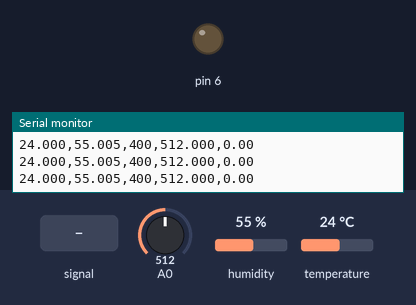
Bench run of a sketch on a simulated Arduino Uno, built with avr-gcc and run on an emulated ATmega328P. Shown: output pins drawn as LEDs (lit = HIGH), the last lines printed to the serial monitor. Wiring (inferred from the names in the program): HTU21/Si7021 sensor at I2C address 0x40. The test bench sets the inputs (shaded band); at power-on: A0 = 512, humidity 55 %, temperature 24 °C.

Above: at 1.2 s.
1.3 s: A0 fed a 2 Hz sine of ±306 counts around its level
At 1.6 s:
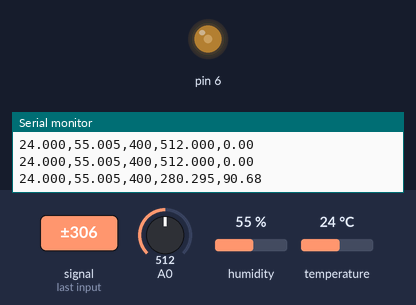
4.3 s: A0 set to 390
7.3 s: A0 set to 122
At 7.61 s:
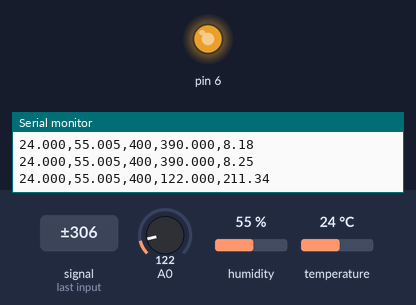
10.3 s: A0 set to 511
Timing chart, 0 to 12.9 s (numbered marks = the images above; inputs shaded):
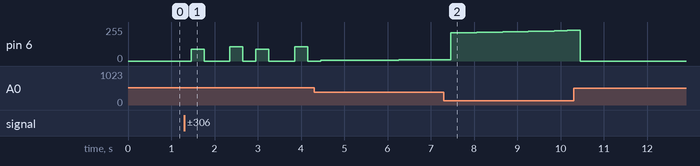

The sketch:

_25C.ino
```cpp
#include "PID_v1.h"

/*
The following Si7021 "Weather" code was adapted from Sparkfun's library.
See https://github.com/sparkfun/Si7021_Breakout/tree/master/Libraries
*/

/*
 SparkFun Si7021 Temperature and Humidity Breakout
 By: Joel Bartlett
 SparkFun Electronics
 Date: December 10, 2015

 This is an Arduino library for the Si7021 Temperature and Humidity Sensor Breakout

 This library is based on the following libraries:
 HTU21D Temperature / Humidity Sensor Library
 By: Nathan Seidle
 https://github.com/sparkfun/HTU21D_Breakout/tree/master/Libraries
 Arduino Si7010 relative humidity + temperature sensor
 By: Jakub Kaminski, 2014
 https://github.com/teoqba/ADDRESS
 This Library is free software: you can redistribute it and/or modify
 it under the terms of the GNU General Public License as published by
 the Free Software Foundation, either version 3 of the License, or
 (at your option) any later version.
 This Library is distributed in the hope that it will be useful,
 but WITHOUT ANY WARRANTY; without even the implied warranty of
 MERCHANTABILITY or FITNESS FOR A PARTICULAR PURPOSE.  See the
 GNU General Public License for more details.
 For a copy of the GNU General Public License, see
 <http://www.gnu.org/licenses/>.
 */

#ifndef SparkFun_Si7021_Breakout_Library_h
#define SparkFun_Si7021_Breakout_Library_h

#include <Arduino.h>

/****************Si7021 & HTU21D Definitions***************************/

#define ADDRESS      0x40

#define TEMP_MEASURE_HOLD  0xE3
#define HUMD_MEASURE_HOLD  0xE5
#define TEMP_MEASURE_NOHOLD  0xF3
#define HUMD_MEASURE_NOHOLD  0xF5
#define TEMP_PREV   0xE0

#define WRITE_USER_REG  0xE6
#define READ_USER_REG  0xE7
#define SOFT_RESET  0xFE

#define HTRE        0x02
#define _BV(bit) (1 << (bit))

#define CRC_POLY 0x988000 // Shifted Polynomial for CRC check

// Error codes
#define I2C_TIMEOUT   998
#define BAD_CRC   999


/****************Si7021 & HTU21D Class**************************************/
class Weather
{
public:
  // Constructor
  Weather();

  bool  begin();

  // Si7021 & HTU21D Public Functions
  float getRH();
  float readTemp();
  float getTemp();
  float readTempF();
  float getTempF();
  void  heaterOn();
  void  heaterOff();
  void  changeResolution(uint8_t i);
  void  reset();
  uint8_t  checkID();


private:
  //Si7021 & HTU21D Private Functions
  uint16_t makeMeasurment(uint8_t command);
  void     writeReg(uint8_t value);
  uint8_t  readReg();
};

#endif

/*
 SparkFun Si7021 Temperature and HUmidity Breakout
 By: Joel Bartlett
 SparkFun Electronics
 Date: December 10, 2015

 This is an Arduino library for the Si7021 Temperature and Humidity Sensor Breakout

 This library is based on the following libraries:
 HTU21D Temperature / Humidity Sensor Library
 By: Nathan Seidle
 https://github.com/sparkfun/HTU21D_Breakout/tree/master/Libraries
 Arduino Si7010 relative humidity + temperature sensor
 By: Jakub Kaminski, 2014
 https://github.com/teoqba/ADDRESS
 This Library is free software: you can redistribute it and/or modify
 it under the terms of the GNU General Public License as published by
 the Free Software Foundation, either version 3 of the License, or
 (at your option) any later version.
 This Library is distributed in the hope that it will be useful,
 but WITHOUT ANY WARRANTY; without even the implied warranty of
 MERCHANTABILITY or FITNESS FOR A PARTICULAR PURPOSE.  See the
 GNU General Public License for more details.
 For a copy of the GNU General Public License, see
 <http://www.gnu.org/licenses/>.
 */

//#if defined(ARDUINO)
#include "Wire.h"
//#include "SparkFun_Si7021_Breakout_Library.h"
//#elif defined(SPARK)
//#include "SparkFun_Si7021_Breakout_Library/SparkFun_Si7021_Breakout_Library.h"
//#endif


 //Initialize
 Weather::Weather(){}

 bool Weather::begin(void)
{
  Wire.begin();

  uint8_t ID_Temp_Hum = checkID();

  int x = 0;

  if(ID_Temp_Hum == 0x15)//Ping CheckID register
    x = 1;
  else if(ID_Temp_Hum == 0x32)
    x = 2;
  else
    x = 0;

  if(x == 1)
  {
//    Serial.println("Si7021 Found");
    //Serial.println(ID_Temp_Hum, HEX);
  }
  else if(x == 2)
  {
//    Serial.println("HTU21D Found");
    //Serial.println(ID_Temp_Hum, HEX);
  }
  else
  {
//    Serial.println("No Devices Detected");
    //Serial.println(ID_Temp_Hum, HEX);
  }
}

/****************Si7021 & HTU21D Functions**************************************/


float Weather::getRH()
{
  // Measure the relative humidity
  uint16_t RH_Code = makeMeasurment(HUMD_MEASURE_NOHOLD);
  float result = (125.0*RH_Code/65536)-6;
  return result;
}

float Weather::readTemp()
{
  // Read temperature from previous RH measurement.
  uint16_t temp_Code = makeMeasurment(TEMP_PREV);
  float result = (175.72*temp_Code/65536)-46.85;
  return result;
}

float Weather::getTemp()
{
  // Measure temperature
  uint16_t temp_Code = makeMeasurment(TEMP_MEASURE_NOHOLD);
  float result = (175.72*temp_Code/65536)-46.85;
  return result;
}
//Give me temperature in fahrenheit!
float Weather::readTempF()
{
  return((readTemp() * 1.8) + 32.0); // Convert celsius to fahrenheit
}

float Weather::getTempF()
{
  return((getTemp() * 1.8) + 32.0); // Convert celsius to fahrenheit
}


void Weather::heaterOn()
{
  // Turns on the ADDRESS heater
  uint8_t regVal = readReg();
  regVal |= _BV(HTRE);
  //turn on the heater
  writeReg(regVal);
}

void Weather::heaterOff()
{
  // Turns off the ADDRESS heater
  uint8_t regVal = readReg();
  regVal &= ~_BV(HTRE);
  writeReg(regVal);
}

void Weather::changeResolution(uint8_t i)
{
  // Changes to resolution of ADDRESS measurements.
  // Set i to:
  //      RH         Temp
  // 0: 12 bit       14 bit (default)
  // 1:  8 bit       12 bit
  // 2: 10 bit       13 bit
  // 3: 11 bit       11 bit

  uint8_t regVal = readReg();
  // zero resolution bits
  regVal &= 0b011111110;
  switch (i) {
    case 1:
      regVal |= 0b00000001;
      break;
    case 2:
      regVal |= 0b10000000;
      break;
    case 3:
      regVal |= 0b10000001;
    default:
      regVal |= 0b00000000;
      break;
  }
  // write new resolution settings to the register
  writeReg(regVal);
}

void Weather::reset()
{
  //Reset user resister
  writeReg(SOFT_RESET);
}

uint8_t Weather::checkID()
{
  uint8_t ID_1;

  // Check device ID
  Wire.beginTransmission(ADDRESS);
  Wire.write(0xFC);
  Wire.write(0xC9);
  Wire.endTransmission();

    Wire.requestFrom(ADDRESS,1);

    ID_1 = Wire.read();

    return(ID_1);
}

uint16_t Weather::makeMeasurment(uint8_t command)
{
  // Take one ADDRESS measurement given by command.
  // It can be either temperature or relative humidity
  // TODO: implement checksum checking

  uint16_t nBytes = 3;
  // if we are only reading old temperature, read olny msb and lsb
  if (command == 0xE0) nBytes = 2;

  Wire.beginTransmission(ADDRESS);
  Wire.write(command);
  Wire.endTransmission();
  // When not using clock stretching (*_NOHOLD commands) delay here
  // is needed to wait for the measurement.
  // According to datasheet the max. conversion time is ~22ms
   delay(100);

  Wire.requestFrom(ADDRESS,nBytes);
  if(Wire.available() != nBytes)
    return 100;

  unsigned int msb = Wire.read();
  unsigned int lsb = Wire.read();
  // Clear the last to bits of LSB to 00.
  // According to datasheet LSB of RH is always xxxxxx10
  lsb &= 0xFC;
  unsigned int mesurment = msb << 8 | lsb;

  return mesurment;
}

void Weather::writeReg(uint8_t value)
{
  // Write to user register on ADDRESS
  Wire.beginTransmission(ADDRESS);
  Wire.write(WRITE_USER_REG);
  Wire.write(value);
  Wire.endTransmission();
}

uint8_t Weather::readReg()
{
  // Read from user register on ADDRESS
  Wire.beginTransmission(ADDRESS);
  Wire.write(READ_USER_REG);
  Wire.endTransmission();
  Wire.requestFrom(ADDRESS,1);
  uint8_t regVal = Wire.read();
  return regVal;
}

// -------------------------

// "main"

double kp = 0.75;
double ki = 0.075;
double kd = 0;

double input;
double output;
double setpoint = 400;

PID myPID(&input, &output, &setpoint, kp, ki, kd, DIRECT);

uint32_t time;
uint32_t start;
uint32_t next_loop_start = 0;
uint16_t loop_period = 300; // in ms

Weather si7021;

void setup() {
  // Tie the 3.3V pin to the AREF pin for a slightly cleaner AREF.
  // Thanks to https://learn.adafruit.com/thermistor/using-a-thermistor
  analogReference(EXTERNAL);

  pinMode(6, OUTPUT);
  pinMode(A0, INPUT);
  Serial.begin(9600); // 9600 8N1

  si7021.begin();

  myPID.SetMode(AUTOMATIC);

  // print the csv header
  Serial.println("si7021_c,si7021_h,set,input,output");
}

void loop() {

  float humidity = si7021.getRH();
  float temp_c = si7021.getTemp();

  uint32_t accumulator = 0;
  uint16_t samples = 512;
  for (uint16_t i = 0; i < samples; i++) {
    accumulator += analogRead(A0);
  }
  input = double(accumulator) / samples;

  myPID.Compute();

  analogWrite(6, output);

  Serial.print(temp_c, 3);
  Serial.print(",");
  Serial.print(humidity, 3);
  Serial.print(",");
  Serial.print(setpoint, 0);
  Serial.print(",");
  Serial.print(input, 3);
  Serial.print(",");
  Serial.println(output, 2);

  while (millis() > next_loop_start) { next_loop_start += loop_period; }
//  Serial.println(next_loop_start - millis());
  while (millis() < next_loop_start) { delay(1); }
}
```

Measured:
- after the input at 1.3 s, pin 6: 0/255 → 90/255 after 0.16 s, → 0/255 0.30 s later, → 107/255 0.60 s later, → 0/255 0.30 s later, … (8 changes in this stretch)
